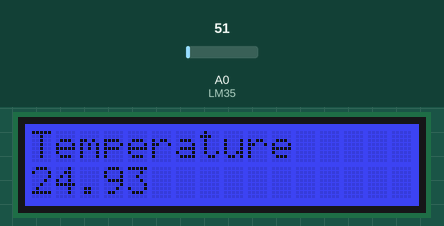
A sketch run on a simulated Arduino Uno, built with avr-gcc and run on an emulated ATmega328P. Parts: 16×2 character LCD. Inputs (shaded band) come from the test bench; at power-on: A0 (LM35) = 51. What the sketch prints to the serial monitor is not drawn.

Above: at 3.6 s.
3.7 s: A0 (LM35) set to 61
At 8.4 s:
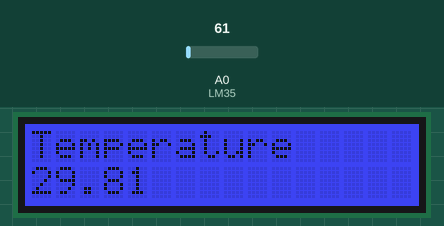
8.7 s: A0 (LM35) set to 71
At 12.1 s:
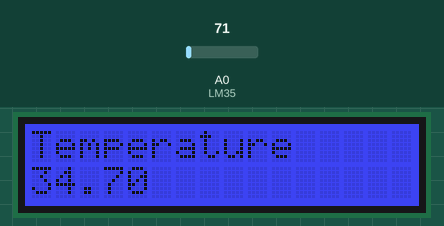
13.0 s: A0 (LM35) set to 86
At 17.0 s:
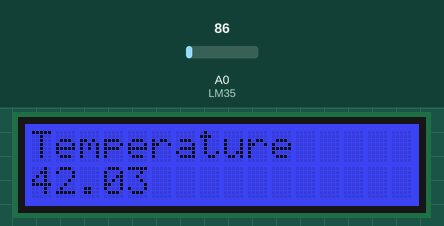
Timing chart, 0 to 18.5 s (numbered marks = the images above; inputs shaded):
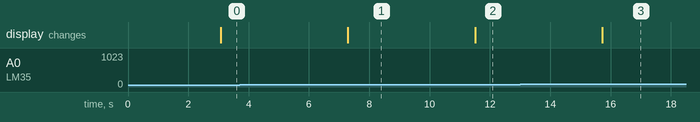

Measured:
- after the input at 3.7 s, the display: changes after 3.6 s (image 1)
- after the input at 8.7 s, the display: changes after 2.8 s (image 2)
- after the input at 13.0 s, the display: changes after 2.7 s (image 3)

The sketch:

LM35_LCD_simple.ino
```cpp
const int LM35 = A0; // Entrée analogique/numérique pour brancher le capteur LM35


#include <Wire.h>
#include "rgb_lcd.h"

rgb_lcd lcd;

const int colorR = 0;
const int colorG = 10;
const int colorB = 245;


// Fonction d’initialisation parcourue une seule fois
void setup()
{
  // Initialisation de la liaison serie
  Serial.begin(9600);
  Serial.println("Ce programme mesure la temperature");
  // set up the LCD's number of columns and rows:
    lcd.begin(16, 2);

    lcd.setRGB(colorR, colorG, colorB);

    // Print a message to the LCD.
    lcd.print("Temperature");

    delay(1000);


} // fin setup
//------------------------------------------------------------
// Fonction Principale parcourue en boucle
//------------------------------------------------------------
void loop()
{
  float TC; // Pour afficher la valeur de la température
  int N; // pour stocker la valeur numérisée
  N = analogRead(LM35); // lecture du capteur LM35


  TC = N*5.0/1023*100 ;  // calcul de TC en degres Celsius.


  //AFFICHAGE

    Serial.println(TC);
    delay(2000);

    lcd.setCursor(0, 1);
    // print the number of seconds since reset:
    lcd.print(TC);

    delay(100);


} //fin loop
```
